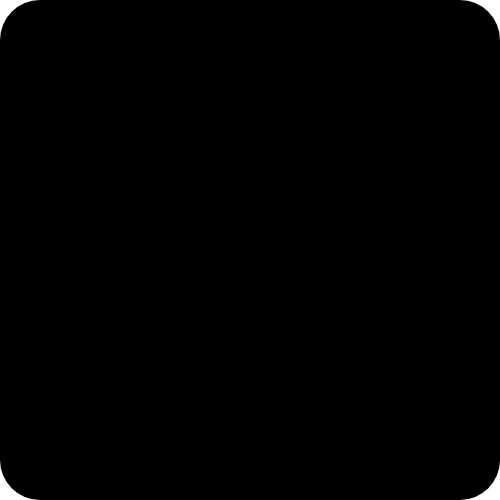
Frame 1 (no input)
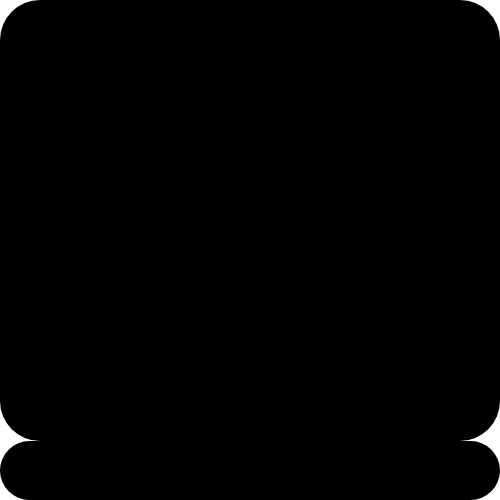
Frame 60 (no input)
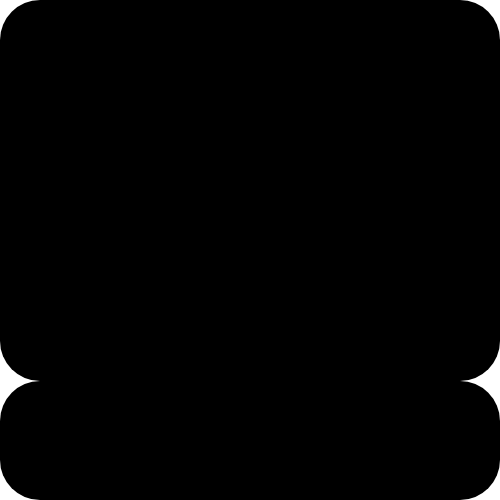
Frame 120 (the mouse pressed at the canvas centre since frame 60)

The p5.js sketch that drew these frames (run headless with seeded random() and noise() and a simulated clock; from frame 60 on, the mouse is pressed at the canvas centre):

// p5.js sketch
// ── sketch.js
let counter = 0;
let rectNumber = 2;

function setup() {
  createCanvas(500, 500);
  noStroke();
  fill(0);
}

function draw() {
  background(255);
  for (let i = 0; i < rectNumber; i++) {
    if (i < rectNumber - 1) {
      rect(0, i * (height - counter) / (rectNumber - 1), width, (height - counter) / (rectNumber - 1), 40);
    } else {
      rect(0, i * (height - counter) / (rectNumber - 1), width, counter, 40);
    }
  }
  counter++;
  if (counter > height) {
    counter = 0;
    rectNumber++;
    if (rectNumber > 4) {
      rectNumber = 2;
    }
  }
}
